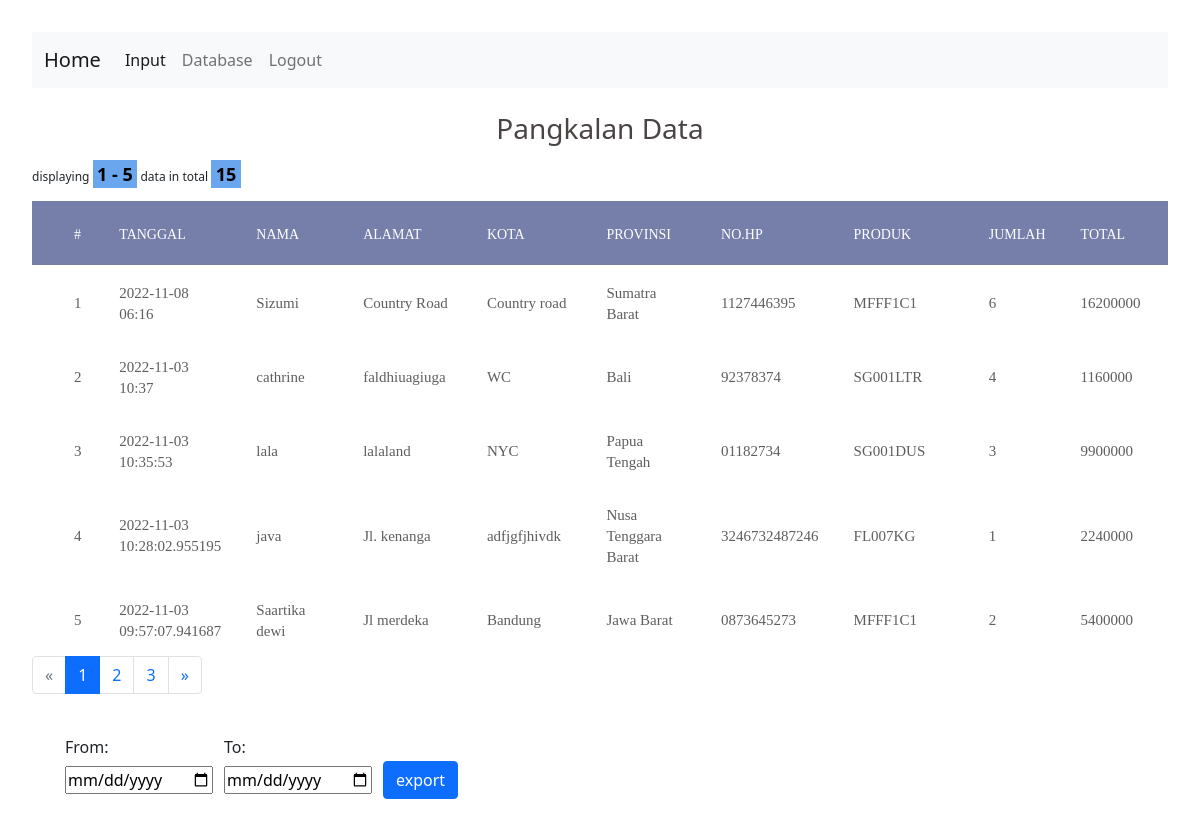
The page /database/ (signed in) on the database as committed earlier.
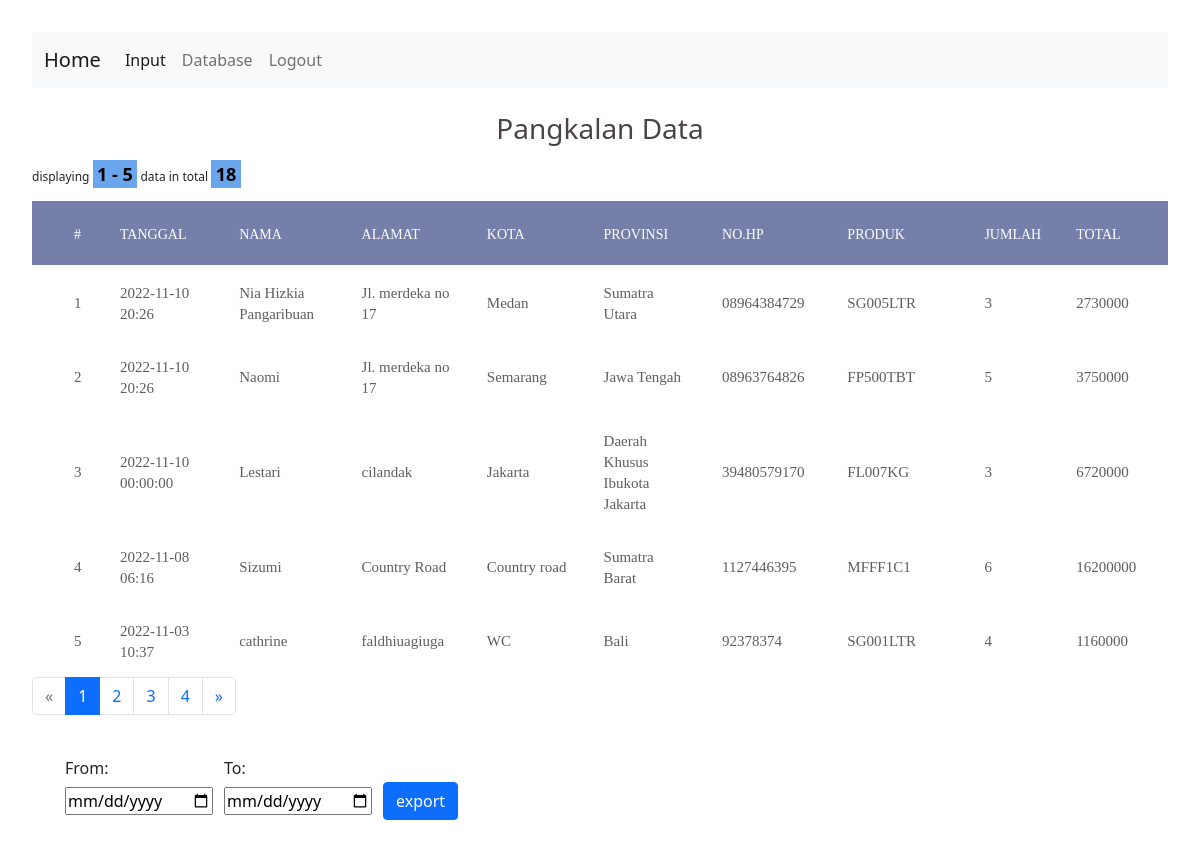
The same page on the database as committed later.
### models.py (models this page shows)
class BaseModel(Model):
    class Meta:
        database = database

class Sold(BaseModel):
    buyer_name     = TextField()
    buyer_address  = TextField()
    region         = TextField()
    city           = TextField()
    phone_number   = TextField()
    sold_at        = DateTimeField(default=datetime.datetime.now())
    bought_product = TextField()
    quantity       = IntegerField()
    total          = IntegerField()

### routes.py (the view)
@app.route('/database/', methods=['GET'])
@login_required
def show_data():
    data = Sold.select().order_by(Sold.sold_at.desc())
    total = len(data)
    page, per_page, offset = get_page_args(per_page_parameter="pp", pp=5)
    if per_page:
        users = Sold.select().order_by(Sold.sold_at.desc()).limit(5).offset(offset)
    else:
        users = Sold.select().order_by(Sold.sold_at.desc())
    pagination = Pagination(page=page,
                            total=total,
                            record_name='data',
                            per_page=per_page,
                            format_total=True,
                            format_number=True,)
    return render_template('show_data.html',
                           users=users,
                           pagination=pagination,
                           )

### routes.py (called while the page is built)
@app.before_request
def before_request():
    database.connect()

@app.after_request
def after_request(response):
    database.close()
    return response

def login_required(f):
    @wraps(f)
    def decorated_function(*args, **kwargs):
        if not session.get('logged_in'):
            return redirect(url_for('login'))
        return f(*args, **kwargs)
    return decorated_function

### templates/show_data.html (shortened to what this page needs)
{% extends "layout.html" %}
{% block body %}
    <br>
    <h3> <center>Pangkalan Data</center> </h3>
    <div class="table100 ver1 m-b-110">
        {{ pagination.info }}
        <table data-vertable="ver1">
        <thead>
        <tr class="row100 head">
        <th class="column100 column1" data-column="column1">#</th>
        <th class="column100 column2" data-column="column2">Tanggal</th>
        <th class="column100 column3" data-column="column3">Nama</th>
        <th class="column100 column4" data-column="column4">Alamat</th>
        <th class="column100 column5" data-column="column5">Kota</th>
        <th class="column100 column6" data-column="column6">Provinsi</th>
        <th class="column100 column7" data-column="column7">No.Hp</th>
        <th class="column100 column8" data-column="column8">Produk</th>
        <th class="column100 column9" data-column="column9">Jumlah</th>
        <th class="column100 column10" data-column="column10">Total</th>
        </tr>
        </thead>
        <tbody>
        {% for user in users %}
        <tr class="row100">
            <td class="column100 column1" data-column="column1">{{ loop.index + pagination.skip }}</td>
            <td class="column100 column2" data-column="column2">{{ user.sold_at }}</td>
            <td class="column100 column3" data-column="column3">{{ user.buyer_name }}</td>
            <td class="column100 column4" data-column="column4">{{ user.buyer_address }}</td>
            <td class="column100 column5" data-column="column5">{{ user.city }}</td>
            <td class="column100 column6" data-column="column6">{{ user.region }}</td>
            <td class="column100 column7" data-column="column7">{{ user.phone_number }}</td>
            <td class="column100 column8" data-column="column8">{{ user.bought_product }}</td>
            <td class="column100 column9" data-column="column9">{{ user.quantity }}</td>
            <td class="column100 column10" data-column="column10">{{ user.total }}</td>
        </tr>
        {% endfor %}
        </tbody>
        </table>
    </div>
    {{ pagination.links }}
    <br>
    <form action="{{url_for('export')}}" method="post">
        <div class="date_table" style="padding-left: 2em; padding-right: 50em;">
            <table >
                <tr>
                    <th><label for="">From:</label> </th>
                    <th><label for=""> To: </label> </th>
                </tr>
                <tr>
                    <td><input type="date" name="from_date" placeholder="yyyy-mm-dd"></td>
                    <td><input type="date" name="to_date" placeholder="yyyy-mm-dd"></td>
                    <td><input type="submit" value="export" class="btn btn-primary"></td>
                </tr>
            </table>
        </div>
    </form>
    <br>
{% endblock %}

### templates/layout.html (shortened to what this page needs)
<!DOCTYPE html>
<html lang="en">
<head>
    <link href="{{url_for('static', filename='style/css/style.css')}}" rel="stylesheet"/>
    <link href="https://cdn.jsdelivr.net/npm/bootstrap@5.1.3/dist/css/bootstrap.min.css" rel="stylesheet">
</head>
<body>
    {% if session.logged_in %}
        <nav class="navbar navbar-expand-lg navbar-light bg-light">
            <div class="container-fluid">
            <a class="navbar-brand" href="{{url_for('input_product')}}">Home</a>
            <div class="collapse navbar-collapse" id="navbarSupportedContent">
                <ul class="navbar-nav me-auto mb-2 mb-lg-0">
                <li class="nav-item">
                    <a class="nav-link active" aria-current="page" href="{{url_for('input_product')}}">Input</a>
                </li>
                <li class="nav-item">
                    <a class="nav-link" href="{{url_for('show_data')}}">Database</a>
                </li>
                <li class="nav-item">
                    <a class="nav-link" href="{{url_for('logout')}}">Logout</a>
                </li>
                </ul>
            </div>
            </div>
        </nav>
    {% endif %}
    {% block body %} {% endblock %}
</body>
</html>

### static/style/css/style.css (style rules this page uses)
h3 { color: rgb(75, 68, 68); }
body { padding: 2em; }
.pagination-page-info { padding: .6em; padding-left: 0; width: 40em; margin: .5em; margin-left: 0; font-size: 12px; }
.pagination-page-info b { color: black; background: #6aa6ed; padding-left: 2px; padding: .1em .25em; font-size: 150%; }
.table100.ver1 td { font-family: Montserrat-Regular; font-size: 15px; color: #5e5e5e; line-height: 1.4; }
.table100.ver1 th { font-family: Montserrat-Medium; font-size: 14px; color: #fff; line-height: 1.4; text-transform: uppercase; background-color: #757faa; }
table { width: 100%; background-color: #fff; }
th, td { font-weight: unset; padding-right: 10px; }
.column100 { width: 130px; padding-left: 25px; }
.column100.column1 { width: 65px; padding-left: 42px; }
.column100.column9 { width: 65px; padding-left: 42px; }
.row100.head th { padding-top: 24px; padding-bottom: 20px; }
.row100 td { padding-top: 18px; padding-bottom: 14px; }

Rows that differ between the two databases and show on the page:
no longer on this page (row unchanged): Sold: sold_at "2022-11-03 10:35:53", buyer_name "lala", buyer_address "lalaland", city "NYC", region "Papua Tengah", phone_number "01182734", bought_product "SG001DUS", quantity "3", total "9900000"
no longer on this page (row unchanged): Sold: sold_at "2022-11-03 10:28:02.955195", buyer_name "java", buyer_address "Jl. kenanga", city "adfjgfjhivdk", region "Nusa Tenggara Barat", phone_number "3246732487246", bought_product "FL007KG", quantity "1", total "2240000"
no longer on this page (row unchanged): Sold: sold_at "2022-11-03 09:57:07.941687", buyer_name "Saartika dewi", buyer_address "Jl merdeka", city "Bandung", region "Jawa Barat", phone_number "0873645273", bought_product "MFFF1C1", quantity "2", total "5400000"
added Sold: sold_at "2022-11-10 20:26", buyer_name "Nia Hizkia Pangaribuan", buyer_address "Jl. merdeka no 17", city "Medan", region "Sumatra Utara", phone_number "08964384729", bought_product "SG005LTR", quantity "3", total "2730000"
added Sold: sold_at "2022-11-10 20:26", buyer_name "Naomi", buyer_address "Jl. merdeka no 17", city "Semarang", region "Jawa Tengah", phone_number "08963764826", bought_product "FP500TBT", quantity "5", total "3750000"
added Sold: sold_at "2022-11-10 00:00:00", buyer_name "Lestari", buyer_address "cilandak", city "Jakarta", region "Daerah Khusus Ibukota Jakarta", phone_number "39480579170", bought_product "FL007KG", quantity "3", total "6720000"
Other text that changed with them:
{{ pagination.info }}: "displaying 1 - 5 data in total 15" → "displaying 1 - 5 data in total 18"
{{ pagination.links }}: "« 1 2 3 »" → "« 1 2 3 4 »"
